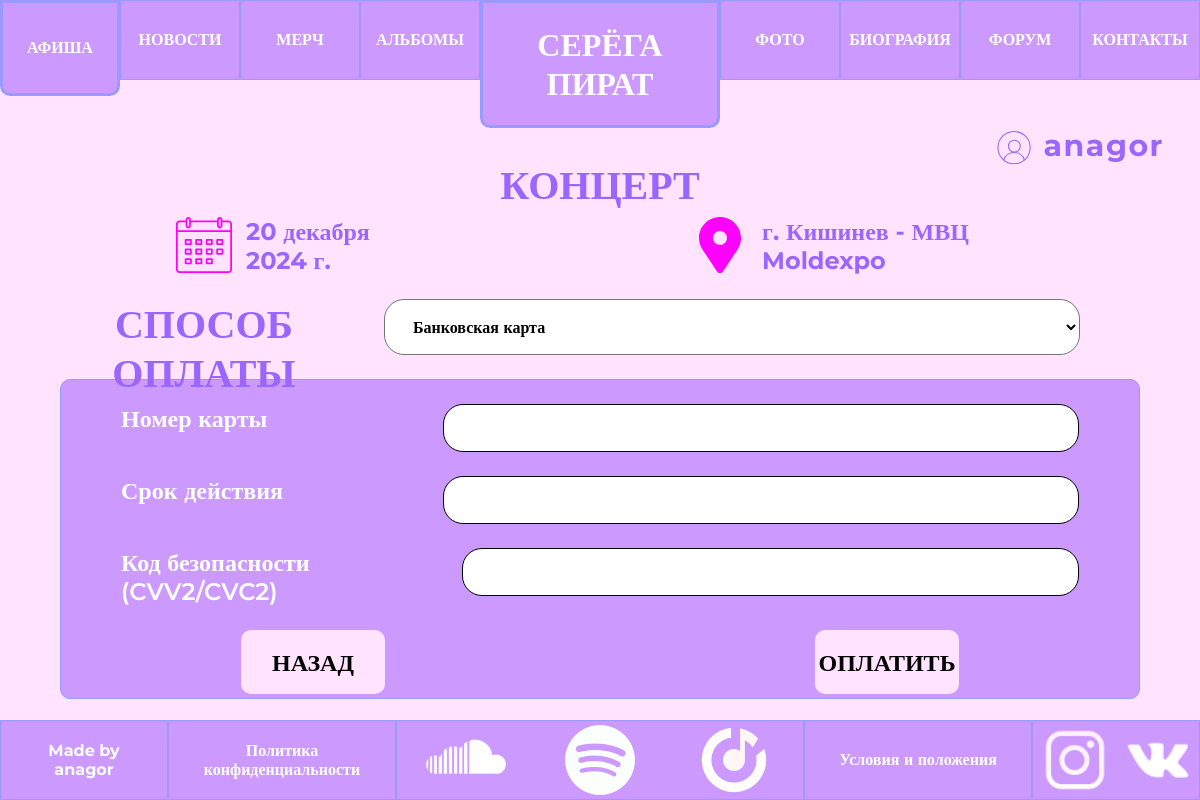
Page /poster/1/ (signed in) on the committed database.
### poster/models.py (models this page shows, shortened)
class Poster(models.Model):
    city = models.CharField("Город", max_length=50)
    address = models.CharField("Адрес", max_length=100, blank=True)
    date = models.DateField("Дата проведения")
    class Meta:
        verbose_name="Концерт"
        verbose_name_plural="Концерты"

### poster/views.py (the view)
# urls.py: path('<int:page_id>/', views.poster_by_id, name='posterbyid'),
@login_required
def poster_by_id(request, page_id):
    queryset = Poster.objects.filter(id=page_id)
    data = {
        "title": 'Афиша',
        'id': page_id,
        'now': 'poster',
        'showprofile': True,
        'poster': [[obj.id, obj.city, obj.address, obj.date] for obj in queryset],
    }
    return render(request, 'poster/posterbyid.html', data)

### poster/templates/poster/posterbyid.html (shortened to what this page needs)
{% extends 'main/base.html' %}
{% load static %}
{% block main %}
<h4>КОНЦЕРТ</h4>
<ul class="">
    {% for id, c, address, date in poster %}
        <li class="poster_byid" data-year="{{ c }}">
            <div>
                <img src="{% static 'poster/calendar.svg' %}" alt="calendar">
                <p id="date">{{ date }}</p>
            </div>
            <div>
                <img src="{% static 'poster/location.svg' %}" alt="location">
                <p id="city">г. {{ c }} - {{ address }}</p>
            </div>
        </li>
    {% endfor %}
</ul>
<div class="oplata">
    <p>СПОСОБ ОПЛАТЫ</p>
    <select id="oplataDropdown">
        <option value="card">Банковская карта</option>
    </select>
</div>
<div class="oplata_card">
    <ul>
        <li>
            <p>Номер карты</p>
            <input type="text">
        </li>
        <li>
            <p>Срок действия</p>
            <input type="text">
        </li>
        <li>
            <p>Код безопасности (CVV2/CVC2)</p>
            <input type="text">
        </li>
        <li>
            <button><a href="/poster/">НАЗАД</a></button>
            <button><a href="/poster/{{id}}/code/">ОПЛАТИТЬ</a></button>
        </li>
    </ul>
</div>
{% endblock %}

### main/templates/main/base.html (shortened to what this page needs)
{% load static %}
<!DOCTYPE html>
<html lang="ru">
<head>
    <link rel="stylesheet" href="{% static 'main/css/style.css' %}">
</head>
<body>
    <header>
        <div class="">
            <ul class="header_items">
                {% if now == 'poster' %}
                    <li class="header_item header_item_now">
                        <a href="{% url 'poster' %}"><p>АФИША</p></a>
                    </li>
                {% else %}
                    <li class="header_item">
                        <a href="{% url 'poster' %}"><p>АФИША</p></a>
                    </li>
                {% endif %}
                {% if now == 'news' %}
                    <li class="header_item header_item_now">
                        <a href="{% url 'news' %}"><p>НОВОСТИ</p></a>
                    </li>
                {% else %}
                    <li class="header_item">
                        <a href="{% url 'news' %}"><p>НОВОСТИ</p></a>
                    </li>
                {% endif %}
                {% if now == 'merch' %}
                    <li class="header_item header_item_now">
                        <a href="{% url 'merch' %}"><p>МЕРЧ</p></a>
                    </li>
                {% else %}
                    <li class="header_item">
                        <a href="{% url 'merch' %}"><p>МЕРЧ</p></a>
                    </li>
                {% endif %}
                {% if now == 'albums' %}
                    <li class="header_item header_item_now">
                        <a href="{% url 'albums' %}"><p>АЛЬБОМЫ</p></a>
                    </li>
                {% else %}
                    <li class="header_item">
                        <a href="{% url 'albums' %}"><p>АЛЬБОМЫ</p></a>
                    </li>
                {% endif %}
                <li class="pirat">
                    <a href="{% url 'home' %}"><p>СЕРЁГА<br>ПИРАТ</p></a>
                </li>
                {% if now == 'photos' %}
                    <li class="header_item header_item_now">
                        <a href="{% url 'photos' %}"><p>ФОТО</p></a>
                    </li>
                {% else %}
                    <li class="header_item">
                        <a href="{% url 'photos' %}"><p>ФОТО</p></a>
                    </li>
                {% endif %}
                {% if now == 'bio' %}
                    <li class="header_item header_item_now">
                        <a href="{% url 'bio' %}"><p>БИОГРАФИЯ</p></a>
                    </li>
                {% else %}
                    <li class="header_item">
                        <a href="{% url 'bio' %}"><p>БИОГРАФИЯ</p></a>
                    </li>
                {% endif %}
                {% if now == 'forum' %}
                    <li class="header_item header_item_now">
                        <a href="{% url 'forum' %}"><p>ФОРУМ</p></a>
                    </li>
                {% else %}
                    <li class="header_item">
                        <a href="{% url 'forum' %}"><p>ФОРУМ</p></a>
                    </li>
                {% endif %}
                {% if now == 'contacts' %}
                    <li class="header_item header_item_now">
                        <a href="{% url 'contacts' %}"><p>КОНТАКТЫ</p></a>
                    </li>
                {% else %}
                    <li class="header_item">
                        <a href="{% url 'contacts' %}"><p>КОНТАКТЫ</p></a>
                    </li>
                {% endif %}
            </ul>
        </div>
    </header>
    <main>
        {% if showprofile %}
            {% if not user.is_authenticated %}
                <div class="hreg"><a href="{% url 'profile' %}"><img src="{% static '/ForumProfile/profile_avatar.svg' %}" alt=""></a><a href="{% url 'profile' %}">Вход</a><p>/</p><a href="{% url 'reg' %}">Регистрация</a></div>
            {% else %}
                <div class="hreg"><a href="{% url 'profile' %}"><img src="{% static '/ForumProfile/profile_avatar.svg' %}" alt=""></a><a href="{% url 'profile' %}">{{ user.username }}</a></div>
            {% endif %}
        {% endif %}
        {% block main %}{% endblock %}
    </main>
    <footer>
        <div>
            <ul class="footer_items">
                <li class="footer_item footer_made">
                    <p>Made by <br>
                    <a href="https://t.me/anagor1102" class="designer">anagor</a>
                </p>
                </li>
                <li class="footer_item footer_politic">
                    <a href="{% url 'policy' %}">Политика конфиденциальности</a>
                </li>
                <li class="footer_item footer_music">
                    <a href="https://soundcloud.com/illya-poludnenko/sets/serega-pirat"><div class="footer_logo soundcloud"></div></a>
                    <a href="https://open.spotify.com/artist/5IS4dQ9lDW01IY1buR7bW7"><div class="footer_logo spotify"></div></a>
                    <a href="https://music.yandex.ru/artist/10880992"><div class="footer_logo YAmusic"></div></a>
                </li>
                <li class="footer_item footer_politic">
                    <a href="{% url 'conditions' %}">Условия и положения</a>
                </li>
                <li class="footer_item footer_made">
                    <a href="https://www.instagram.com/pirat_serega/"><div class="footer_logo inst"></div></a>
                    <a href="https://vk.com/serega_pirat"><div class="footer_logo vk"></div></a>
                </li>
            </ul>
        </div>
    </footer>
</body>

### main/static/main/css/style.css (style rules this page uses)
* { box-sizing: border-box; margin: 0; padding: 0; font-family: "Montserrat"; }
body { display: flex; flex-direction: column; height: 100dvh; background-color: #FFE3FF; }
.header_items { display: flex; justify-content: flex-start; height: 5rem; width: 100%; }
.header_item_now { height: 6rem; border: #9999FF solid 3px; border-radius: 0 0 10px 10px; flex-basis: 10%; display: flex; text-align: center; justify-content: center; align-items: center; background-color: #CC99FF; }
footer { position: fixed; bottom: 0px; z-index: 1; width: 100dvw; }
.footer_items { display: flex; bottom: 0; justify-content: flex-start; height: 5rem; width: 100%; }
main { padding-top: 11dvh; height: 100dvh; padding-bottom: 11dvh; }
.footer_made { flex-basis: 5%; justify-content: space-around; text-align: center; }
.footer_music { flex-basis: 25%; justify-content: space-around; }
.footer_logo { background-size: contain; width: 80px; height: 80px; }
.soundcloud { background-image: url('../img/soundcloud.png'); height: 70px; }
.spotify { background-image: url('../img/spotify.png'); height: 70px; width: 70px; }
.YAmusic { background-image: url('../img/YAmusic.png'); }
.inst { background-image: url('../img/inst.png'); }
.vk { background-image: url('../img/vk.png'); height: 70px; }
h4 { display: flex; padding-top: 8dvh; font-size: 40px; font-weight: 700; line-height: 49px; letter-spacing: 0em; color: #9966FF; justify-content: center; }
header { position: fixed; width: 100dvw; z-index: 2; left: 0; top: 0; }
#date { width: 15dvw; }
#city { width: 25dvw; }
#oplataDropdown { width: 60dvw; height: 7dvh; border-radius: 20px; background-color: #FFF; font-size: 16px; font-weight: 700; line-height: 20px; letter-spacing: 0em; color: #000; text-align: left; padding-left: 2dvw; }

### rows in the picture
Poster: poster "20 декабря 2024 г.", poster "Кишинев", poster "МВЦ Moldexpo"

### other values in the picture
{{ user.username }} "anagor"
